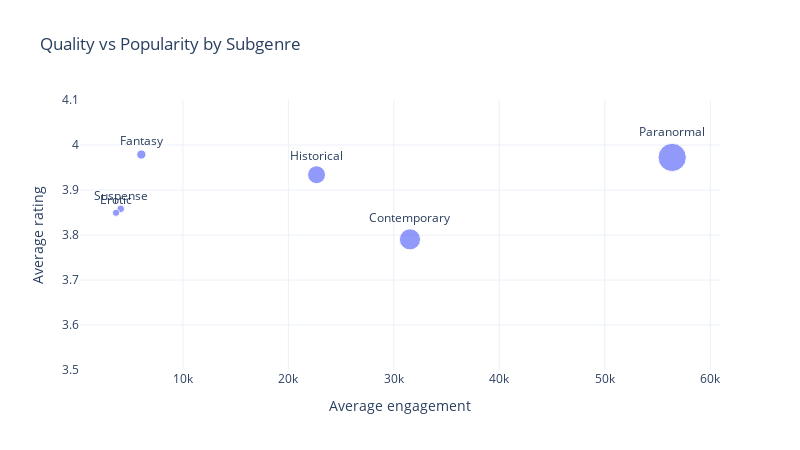

Here is the notebook cell this chart was saved with:
### Markdown cell above
# 6. Chart 4 : Quality vs Popularity

### Code cell
df_quality_pop = pd.merge(
    df_avg_rating,
    df_avg_engagement,
    on="Subgenre"
)

fig = px.scatter(
    df_quality_pop,
    x="Average engagement",
    y="Average rating",
    text="Subgenre",
    size="Average engagement",
    title="Quality vs Popularity by Subgenre"
)

fig.update_traces(textposition="top center")
fig.update_yaxes(range=[3.5, 4.1])
fig.show()

### Figure 1 — Plotly figure (JSON) as saved in the notebook; plotly's stock layout.template omitted (floating-point values rounded to 4 significant figures)
{"data": [{"hovertemplate": "Average engagement=%{marker.size}<br>Average rating=%{y}<br>Subgenre=%{text}<extra></extra>", "legendgroup": "", "marker": {"color": "#636efa", "size": [6062.0, 56390.0, 22670.0, 4105.0, 3662.0, 31530.0], "sizemode": "area", "sizeref": 141.0, "symbol": "circle"}, "mode": "markers+text", "name": "", "orientation": "v", "showlegend": false, "text": ["Fantasy", "Paranormal", "Historical", "Suspense", "Erotic", "Contemporary"], "textposition": "top center", "type": "scatter", "x": [6062.0, 56390.0, 22670.0, 4105.0, 3662.0, 31530.0], "xaxis": "x", "y": [3.979, 3.972, 3.934, 3.858, 3.849, 3.79], "yaxis": "y"}], "layout": {"height": 450, "legend": {"itemsizing": "constant", "tracegroupgap": 0}, "title": {"text": "Quality vs Popularity by Subgenre"}, "width": 800, "xaxis": {"anchor": "y", "domain": [0, 1], "title": {"text": "Average engagement"}}, "yaxis": {"anchor": "x", "domain": [0, 1], "range": [3.5, 4.1], "title": {"text": "Average rating"}}}}
